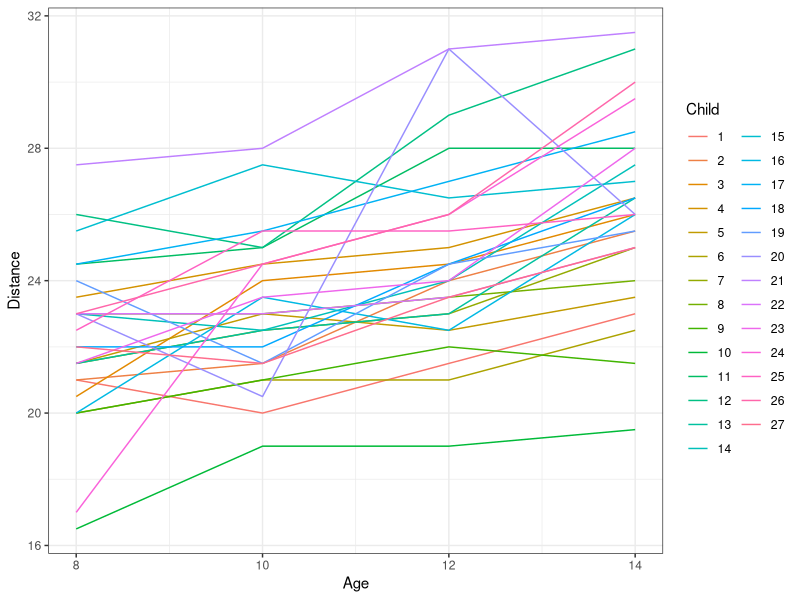

The R script that drew this image:
## ---- chunk 1
knitr::opts_chunk$set(echo = TRUE, 
                      message = F, 
                      warning = F)
library(tidyverse)
library(nlme)
theme_set(theme_bw())
## ---- chunk 2
data_dist = read.table("HW6-dental.txt", header = T) %>% 
  mutate(Child = as.factor(Child), 
         Gender = as.factor(Gender))
## ---- chunk 3
data_dist %>%
  ggplot(aes(x = Age, y = Distance, group = Child, col = Child)) + 
  geom_line()
## ---- chunk 4
CompSymm <- gls(Distance ~ Age + Gender, data_dist, correlation = corCompSymm(form = ~ 1 | Child), weights = varIdent(form = ~ 1| Age), method = "REML")

Expo <- gls(Distance ~ Age + Gender, data_dist, correlation = corExp(form = ~ 1 | Child), weights = varIdent(form = ~ 1| Age), method = "REML")

Auto <- gls(Distance ~ Age + Gender, data_dist, correlation = corAR1(form = ~ 1 | Child), weights = varIdent(form = ~ 1| Age), method = "REML")

coeff = rbind(CompSymm$coefficients, Expo$coefficients, Auto$coefficients)
rownames(coeff) = c("CompSymmetry", "Exponential", "Autoregressive")
coeff %>% knitr::kable()
## ---- chunk 5
varfunc = rbind(CompSymm$modelStruct$varStruct, Expo$modelStruct$varStruct, Auto$modelStruct$varStruct)
varfunc = cbind(rep(0, nrow(varfunc)), varfunc)
rownames(varfunc) = c("CompSymmetry", "Exponential", "Autoregressive")
colnames(varfunc) = c("8", "10", "12", "14")
varfunc %>% exp() %>% knitr::kable()
## ---- chunk 6
getVarCov(CompSymm)
getVarCov(Expo)
getVarCov(Auto)
